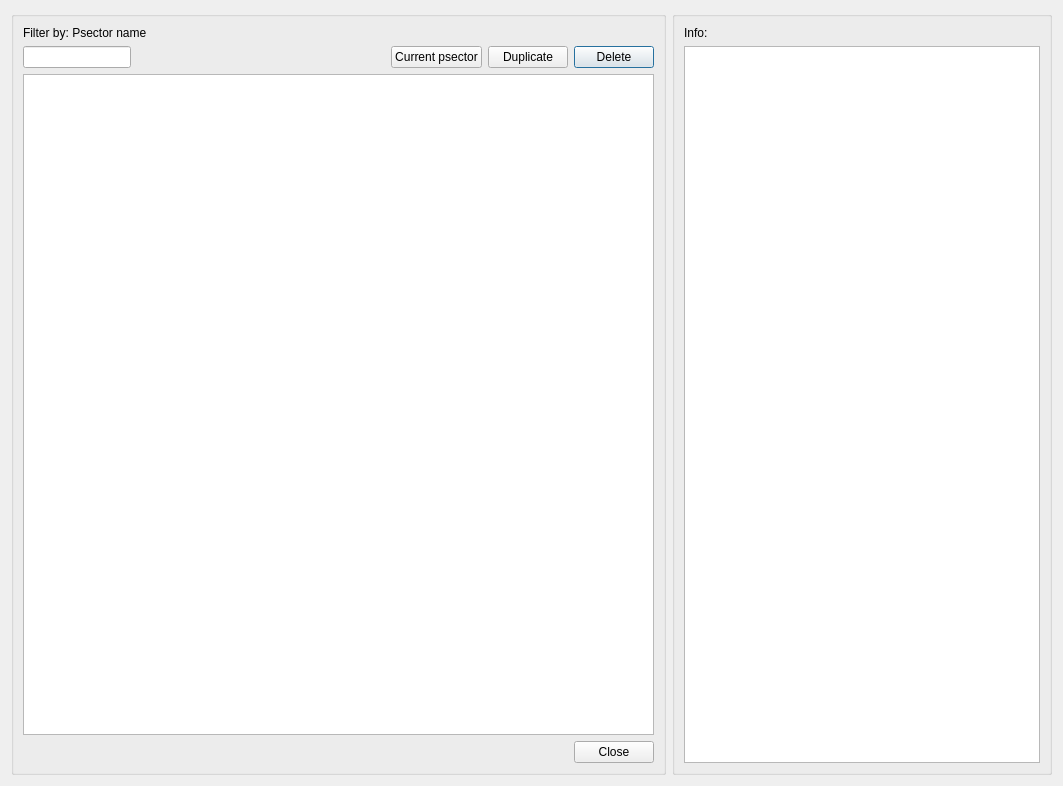
<?xml version="1.0" encoding="UTF-8"?>
<ui version="4.0">
 <class>dlg_psector_manager</class>
 <widget class="QDialog" name="dlg_psector_manager">
  <property name="geometry">
   <rect>
    <x>0</x>
    <y>0</y>
    <width>1063</width>
    <height>786</height>
   </rect>
  </property>
  <property name="windowTitle">
   <string>Psector management</string>
  </property>
  <layout class="QGridLayout" name="gridLayout_2">
   <item row="0" column="0">
    <widget class="QGroupBox" name="groupBox">
     <property name="sizePolicy">
      <sizepolicy hsizetype="MinimumExpanding" vsizetype="Preferred">
       <horstretch>0</horstretch>
       <verstretch>0</verstretch>
      </sizepolicy>
     </property>
     <property name="title">
      <string/>
     </property>
     <layout class="QGridLayout" name="verticalLayout_3">
      <item row="1" column="6">
       <widget class="QPushButton" name="btn_delete">
        <property name="sizePolicy">
         <sizepolicy hsizetype="Fixed" vsizetype="Fixed">
          <horstretch>0</horstretch>
          <verstretch>0</verstretch>
         </sizepolicy>
        </property>
        <property name="text">
         <string>Delete</string>
        </property>
       </widget>
      </item>
      <item row="0" column="0">
       <widget class="QLabel" name="lbl_psector_name">
        <property name="text">
         <string>Filter by: Psector name</string>
        </property>
       </widget>
      </item>
      <item row="3" column="6">
       <widget class="QPushButton" name="btn_cancel">
        <property name="text">
         <string>Close</string>
        </property>
       </widget>
      </item>
      <item row="1" column="3">
       <widget class="QLabel" name="lbl_vdefault_psector">
        <property name="sizePolicy">
         <sizepolicy hsizetype="Fixed" vsizetype="Preferred">
          <horstretch>0</horstretch>
          <verstretch>0</verstretch>
         </sizepolicy>
        </property>
        <property name="text">
         <string/>
        </property>
       </widget>
      </item>
      <item row="1" column="1" colspan="2">
       <spacer name="horizontalSpacer_2">
        <property name="orientation">
         <enum>Qt::Horizontal</enum>
        </property>
        <property name="sizeHint" stdset="0">
         <size>
          <width>80</width>
          <height>20</height>
         </size>
        </property>
       </spacer>
      </item>
      <item row="1" column="0">
       <widget class="QLineEdit" name="txt_name">
        <property name="sizePolicy">
         <sizepolicy hsizetype="Fixed" vsizetype="Fixed">
          <horstretch>0</horstretch>
          <verstretch>0</verstretch>
         </sizepolicy>
        </property>
        <property name="text">
         <string/>
        </property>
       </widget>
      </item>
      <item row="2" column="0" colspan="7">
       <widget class="QTableView" name="tbl_psm"/>
      </item>
      <item row="3" column="0" colspan="5">
       <spacer name="horizontalSpacer">
        <property name="orientation">
         <enum>Qt::Horizontal</enum>
        </property>
        <property name="sizeHint" stdset="0">
         <size>
          <width>40</width>
          <height>20</height>
         </size>
        </property>
       </spacer>
      </item>
      <item row="1" column="4">
       <widget class="QPushButton" name="btn_update_psector">
        <property name="sizePolicy">
         <sizepolicy hsizetype="Fixed" vsizetype="Fixed">
          <horstretch>0</horstretch>
          <verstretch>0</verstretch>
         </sizepolicy>
        </property>
        <property name="text">
         <string>Current psector</string>
        </property>
       </widget>
      </item>
      <item row="1" column="5">
       <widget class="QPushButton" name="btn_duplicate">
        <property name="sizePolicy">
         <sizepolicy hsizetype="Fixed" vsizetype="Fixed">
          <horstretch>0</horstretch>
          <verstretch>0</verstretch>
         </sizepolicy>
        </property>
        <property name="text">
         <string>Duplicate</string>
        </property>
       </widget>
      </item>
     </layout>
    </widget>
   </item>
   <item row="0" column="1">
    <widget class="QGroupBox" name="groupBox_2">
     <property name="maximumSize">
      <size>
       <width>380</width>
       <height>16777215</height>
      </size>
     </property>
     <property name="title">
      <string/>
     </property>
     <layout class="QGridLayout" name="gridLayout">
      <item row="0" column="0">
       <widget class="QLabel" name="label">
        <property name="text">
         <string>Info:</string>
        </property>
       </widget>
      </item>
      <item row="1" column="0">
       <widget class="QTextEdit" name="txt_infolog"/>
      </item>
     </layout>
    </widget>
   </item>
  </layout>
 </widget>
 <tabstops>
  <tabstop>txt_name</tabstop>
  <tabstop>btn_update_psector</tabstop>
  <tabstop>btn_delete</tabstop>
  <tabstop>tbl_psm</tabstop>
  <tabstop>btn_cancel</tabstop>
 </tabstops>
 <resources/>
 <connections/>
</ui>
